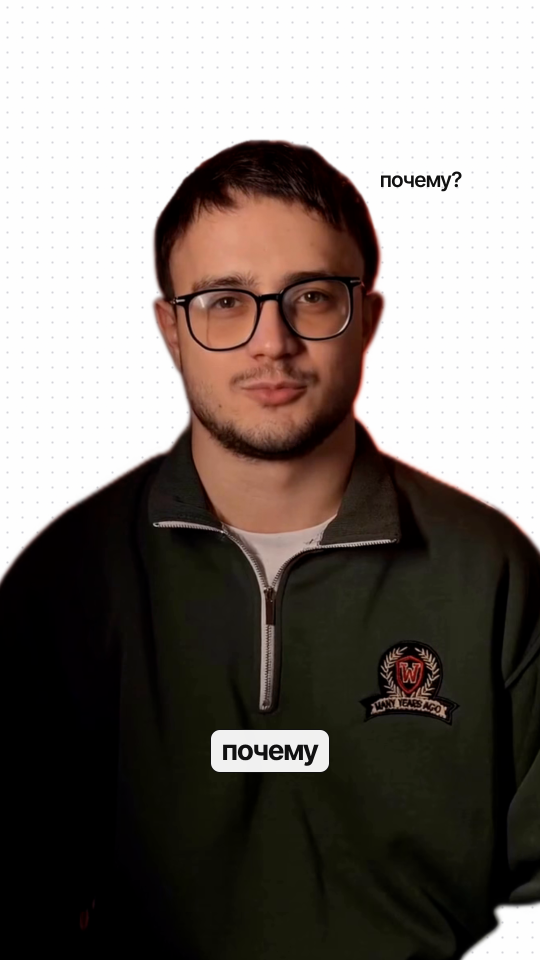
#> input picture reels/04-brands/work/stills/f15.png, 1080 x 1920 px, given as the content of the folder rgba, which was not available (shown at 1/2 size)
$ python plate_fix.py ../../reels/04-brands/work/stills/f15.png
#> lines starting #> are read from the running program, lines starting #| are printed output that depends on the picture
import glob, numpy as np, sys, os
from PIL import Image, ImageFilter
from scipy import ndimage
T=340
fs=sorted(glob.glob('rgba/*.png'))
if not os.path.exists('plate.npy'):
    st=[];ms=[]
    for f in fs[::8]:
        im=np.asarray(Image.open(f)).astype(np.float32)[:T]
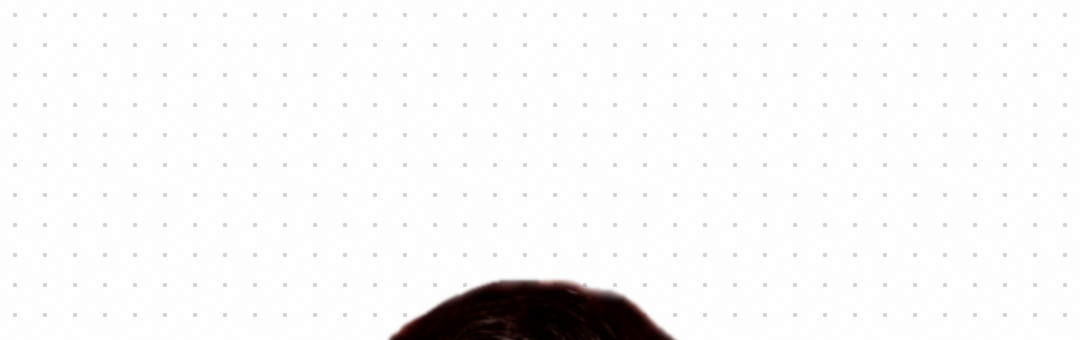
#> im: shape (340, 1080, 3) float32; mean R, G, B 246.6, 246.1, 246.2
#> (the run stopped early here; a loop or call above may not have finished)

$ run again, on reels/04-brands/work/stills/f200.png
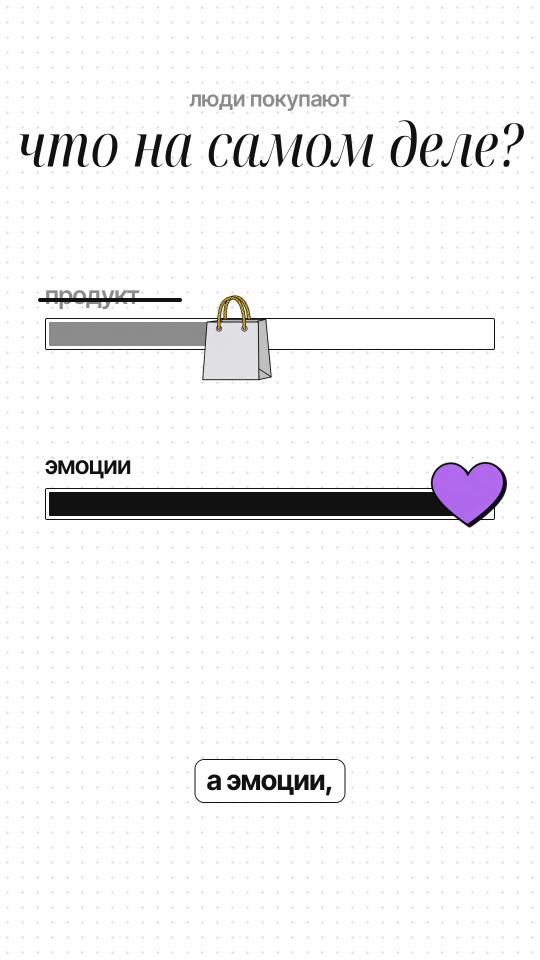
#> input picture reels/04-brands/work/stills/f200.png, 1080 x 1920 px, given as the content of the folder rgba, which was not available (shown at 1/2 size)
#> `im=np.asarray(Image.open(f)).astype(np.float32)[:T]`:
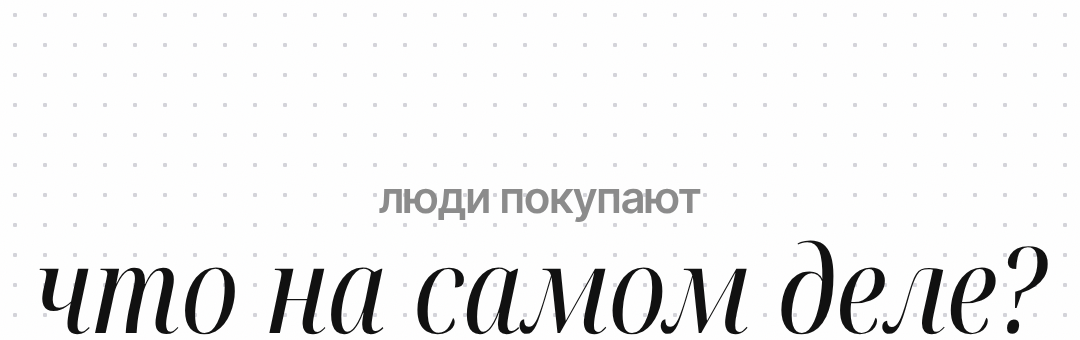
#> im: shape (340, 1080, 3) float32; mean R, G, B 240.6, 240.6, 240.6

$ run again, on reels/04-brands/work/stills/f250.png
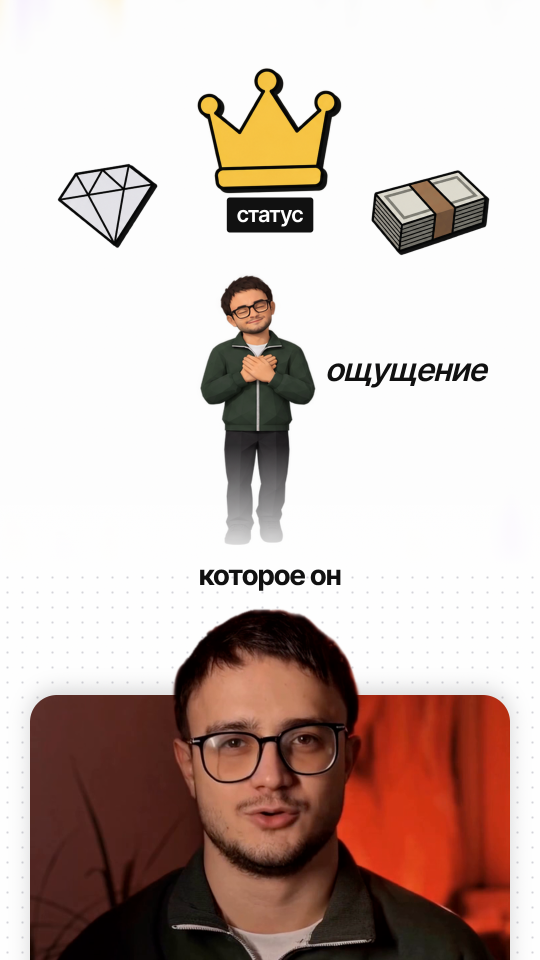
#> input picture reels/04-brands/work/stills/f250.png, 1080 x 1920 px, given as the content of the folder rgba, which was not available (shown at 1/2 size)
#> `im=np.asarray(Image.open(f)).astype(np.float32)[:T]`:
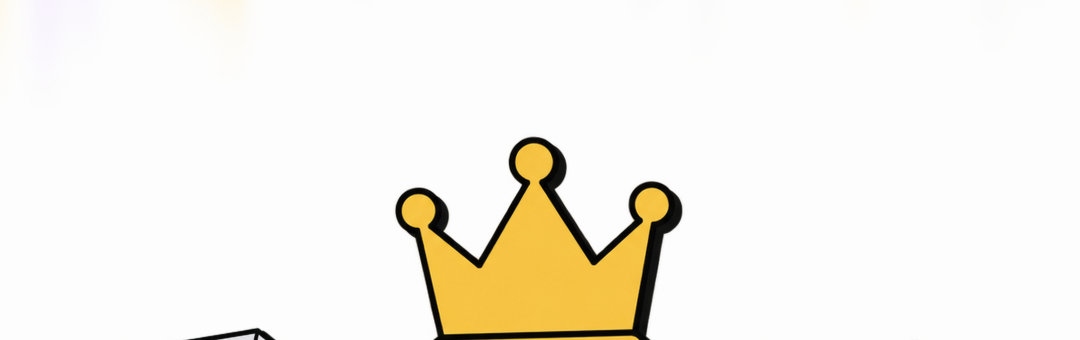
#> im: shape (340, 1080, 3) float32; mean R, G, B 246.5, 243, 234.6
